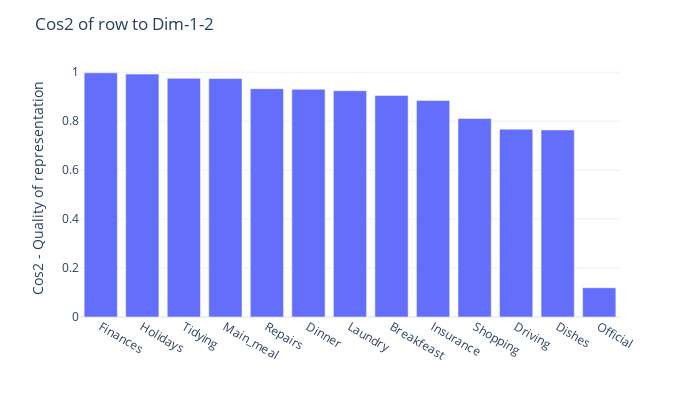

The notebook cell saved with this chart:
### Markdown cell above
También podemos generar un barplot de los perfiles filas con el $cos2$ con la función `plot_representation_cos2()`:

### Code cell
plot_bar_cos2(ca,df_crosstab,choice="index")

### Figure 1 — Plotly figure (JSON) as saved in the notebook; plotly's stock layout.template omitted (floating-point values rounded to 4 significant figures)
{"data": [{"alignmentgroup": "True", "hovertemplate": "x=%{x}<br>y=%{y}<extra></extra>", "legendgroup": "", "marker": {"color": "#636efa", "pattern": {"shape": ""}}, "name": "", "offsetgroup": "", "orientation": "v", "showlegend": false, "textposition": "auto", "type": "bar", "x": ["Finances", "Holidays", "Tidying", "Main_meal", "Repairs", "Dinner", "Laundry", "Breakfeast", "Insurance", "Shopping", "Driving", "Dishes", "Official"], "xaxis": "x", "y": [0.9973, 0.9922, 0.9748, 0.974, 0.9326, 0.9303, 0.9245, 0.9052, 0.8848, 0.8113, 0.7672, 0.7643, 0.1195], "yaxis": "y"}], "layout": {"barmode": "relative", "height": 400, "legend": {"tracegroupgap": 0}, "margin": {"t": 60}, "title": {"text": "Cos2 of row to Dim-1-2"}, "width": 700, "xaxis": {"anchor": "y", "domain": [0, 1], "title": {"text": " "}}, "yaxis": {"anchor": "x", "domain": [0, 1], "title": {"text": "Cos2 - Quality of representation"}}}}
